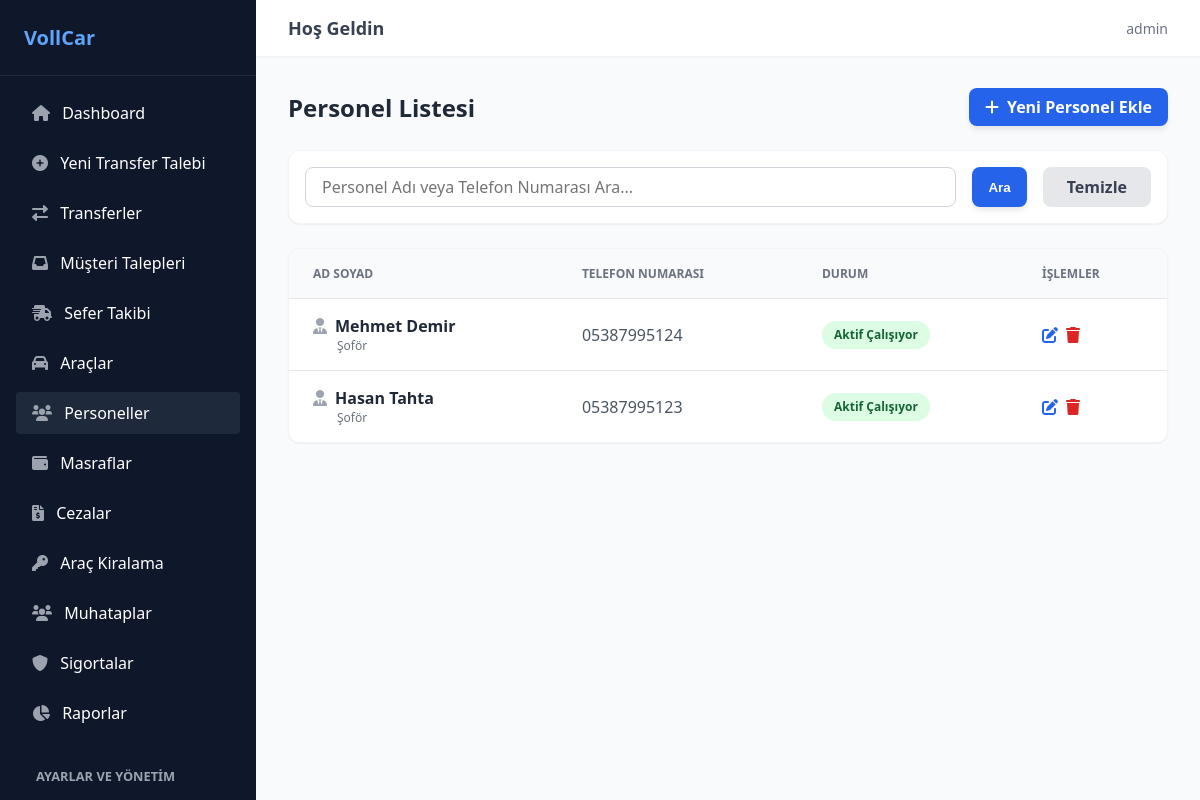
Screenshot of /personeller/ (signed in) with the database file from the repository.
### transfer/models.py (models this page shows, shortened)
class Personel(models.Model):
    CALISMA_TURLERI = [
        ('tam_zamanli', 'Tam Zamanlı'),
        ('yari_zamanli', 'Yarı Zamanlı'),
        ('serbest', 'Freelance/Sözleşmeli'),
    ]
    ad_soyad = models.CharField(max_length=100, null=True, blank=True)
    ad = models.CharField(max_length=50, null=True, blank=True)
    soyad = models.CharField(max_length=50, null=True, blank=True)
    telefon = models.CharField(max_length=20)
    is_baslama_tarihi = models.DateField(null=True, blank=True)
    is_ayrilis_tarihi = models.DateField(null=True, blank=True)
    calisma_turu = models.CharField(max_length=20, choices=CALISMA_TURLERI, default='tam_zamanli')
    gorevi = models.CharField(max_length=100, null=True, blank=True)
    aktif_mi = models.BooleanField(default=True)
    def __str__(self):
        if self.ad and self.soyad:
            return f"{self.ad} {self.soyad}"
        return self.ad_soyad or "İsimsiz Personel"

### transfer/views.py (the view)
# urls.py: path('personeller/', staff_only(views.personel_listesi), name='personel_listesi'),
@login_required
def personel_listesi(request):
    query = request.GET.get('q', '')
    personeller = Personel.objects.all()
    if query:
        personeller = personeller.filter(
            Q(ad_soyad__icontains=query) |
            Q(telefon__icontains=query)
        )
    return render(request, 'transfer/personel_listesi.html', {'personeller': personeller, 'query': query})

### transfer/urls.py (called while the page is built)
def staff_only(view_func):
    return user_passes_test(lambda u: u.is_staff, login_url='transfer_listesi')(view_func)

### transfer/templates/transfer/personel_listesi.html (shortened to what this page needs)
{% extends "transfer/base.html" %}
{% block content %}
<div class="card-container-large">
    <div class="card-header">
        <h1 class="card-title">Personel Listesi</h1>
        <a href="{% url 'personel_ekle' %}" class="btn-blue">
            <i class="fas fa-plus"></i> Yeni Personel Ekle
        </a>
    </div>
    <div class="filter-box">
        <form method="GET" class="filter-form">
            <div class="filter-input-wrapper">
                <input type="text" name="q" value="{{ query }}" placeholder="Personel Adı veya Telefon Numarası Ara..." class="form-input">
            </div>
            <button type="submit" class="btn-blue w-auto">
                Ara
            </button>
            <a href="{% url 'personel_listesi' %}" class="btn-gray">
                Temizle
            </a>
        </form>
    </div>
    <div class="table-container">
        <table class="data-table">
            <thead>
                <tr>
                    <th>Ad Soyad</th>
                    <th>Telefon Numarası</th>
                    <th>Durum</th>
                    <th>İşlemler</th>
                </tr>
            </thead>
            <tbody>
                {% for personel in personeller %}
                <tr>
                    <td>
                        <div class="table-text-bold-icon">
                            <i class="fas fa-user-tie table-text-icon-muted"></i>
                            {{ personel }}
                        </div>
                        <div style="font-size: 0.75rem; color: #6b7280; margin-left: 1.5rem;">{{ personel.gorevi|default:"Görev Belirtilmedi" }}</div>
                    </td>
                    <td>
                        <div class="table-text-muted">{{ personel.telefon }}</div>
                    </td>
                    <td>
                        {% if personel.aktif_mi %}
                            <span class="badge badge-green">Aktif Çalışıyor</span>
                        {% else %}
                            <span class="badge badge-red">İzinde / Ayrıldı</span>
                        {% endif %}
                    </td>
                    <td>
                        <div class="action-buttons">
                           <a href="{% url 'personel_duzenle' personel.id %}" class="action-btn-blue"><i class="fas fa-edit"></i></a>
                           <a href="{% url 'personel_sil' personel.id %}" class="action-btn-red"><i class="fas fa-trash"></i></a>
                        </div>
                    </td>
                </tr>
                {% endfor %}
            </tbody>
        </table>
    </div>
</div>
{% endblock %}

### transfer/templates/transfer/base.html (shortened to what this page needs)
{% load static %}
<!DOCTYPE html>
<html lang="tr">
<head>
    <link rel="stylesheet" href="{% static 'transfer/css/style.css' %}">
    <link rel="stylesheet" href="https://cdnjs.cloudflare.com/ajax/libs/font-awesome/6.0.0/css/all.min.css">
</head>
<body>
    <div class="app-container">
        <aside class="sidebar" style="overflow-y: auto; height: 100vh;">
            <div class="sidebar-header">
                VollCar
            </div>
            <nav class="sidebar-nav">
                {% if request.user.is_staff %}
                <a href="{% url 'dashboard' %}" class="nav-link {% if request.resolver_match.url_name == 'dashboard' %}active{% endif %}">
                    <i class="fas fa-home"></i> Dashboard
                </a>
                {% endif %}
                <a href="{% url 'transfer_ekle' %}" class="nav-link {% if request.resolver_match.url_name == 'transfer_ekle' %}active{% endif %}">
                    <i class="fas fa-plus-circle"></i> Yeni Transfer Talebi
                </a>
                <a href="{% url 'transfer_listesi' %}" class="nav-link {% if request.resolver_match.url_name == 'transfer_listesi' %}active{% endif %}">
                    <i class="fas fa-exchange-alt"></i> Transferler
                </a>
                {% if request.user.is_staff %}
                <a href="{% url 'transfer_talep_listesi' %}" class="nav-link {% if request.resolver_match.url_name == 'transfer_talep_listesi' %}active{% endif %}">
                    <i class="fas fa-inbox"></i> Müşteri Talepleri
                </a>
                <a href="{% url 'sefer_listesi' %}" class="nav-link {% if request.resolver_match.url_name == 'sefer_listesi' %}active{% endif %}">
                    <i class="fas fa-shipping-fast"></i> Sefer Takibi
                </a>
                <a href="{% url 'arac_listesi' %}" class="nav-link {% if request.resolver_match.url_name == 'arac_listesi' or request.resolver_match.url_name == 'arac_ekle' %}active{% endif %}">
                    <i class="fas fa-car"></i> Araçlar
                </a>
                <a href="{% url 'personel_listesi' %}" class="nav-link {% if request.resolver_match.url_name == 'personel_listesi' or request.resolver_match.url_name == 'personel_ekle' %}active{% endif %}">
                    <i class="fas fa-users"></i> Personeller
                </a>
                <a href="{% url 'masraf_listesi' %}" class="nav-link {% if 'masraf' in request.resolver_match.url_name %}active{% endif %}">
                    <i class="fas fa-wallet"></i> Masraflar
                </a>
                <a href="{% url 'ceza_listesi' %}" class="nav-link {% if 'ceza' in request.resolver_match.url_name %}active{% endif %}">
                    <i class="fas fa-file-invoice-dollar"></i> Cezalar
                </a>
                <a href="{% url 'kiralama_listesi' %}" class="nav-link {% if 'kiralama' in request.resolver_match.url_name %}active{% endif %}">
                    <i class="fas fa-key"></i> Araç Kiralama
                </a>
                <a href="{% url 'muhatap_listesi' %}" class="nav-link {% if 'muhatap' in request.resolver_match.url_name %}active{% endif %}">
                    <i class="fas fa-users"></i> Muhataplar
                </a>
                <a href="{% url 'sigorta_listesi' %}" class="nav-link {% if 'sigorta' in request.resolver_match.url_name %}active{% endif %}">
                    <i class="fas fa-shield-alt"></i> Sigortalar
                </a>
                <a href="{% url 'raporlar_ana' %}" class="nav-link {% if 'rapor' in request.resolver_match.url_name %}active{% endif %}">
                    <i class="fas fa-chart-pie"></i> Raporlar
                </a>
                <div style="padding: 10px 20px; font-size: 0.8rem; color: #9ca3af; text-transform: uppercase; font-weight: bold; margin-top: 15px;">Ayarlar ve Yönetim</div>
                {% endif %}
            </nav>
        </aside>
        <main class="main-content">
            <header class="top-header">
                <h2 class="header-title">Hoş Geldin</h2>
                <div class="user-actions">
                    <span class="user-info">{{ user.username }}</span>
                </div>
            </header>
            <div class="content-wrapper">
                {% block content %}
                {% endblock %}
            </div>
        </main>
    </div>
</body>
</html>

### transfer/static/transfer/css/style.css (style rules this page uses)
body { background-color: #f3f4f6; font-family: ui-sans-serif, system-ui, -apple-system, BlinkMacSystemFont, "Segoe UI", Roboto, "Helvetica Neue", Arial, sans-serif; -webkit-font-smoothing: antialiased; margin: 0; padding: 0; }
.app-container { display: flex; height: 100vh; overflow: hidden; }
.sidebar { width: 256px; background-color: #0f172a; color: white; flex-shrink: 0; display: flex; flex-direction: column; }
.sidebar-header { padding: 1.5rem; font-size: 1.25rem; font-weight: 700; border-bottom: 1px solid #1e293b; color: #60a5fa; }
.sidebar-nav { flex: 1; padding: 1rem; display: flex; flex-direction: column; gap: 0.5rem; }
.sidebar { scrollbar-width: thin; scrollbar-color: #3b82f6 transparent; }
.nav-link { display: block; padding: 0.625rem 1rem; border-radius: 0.25rem; transition: background-color 0.2s; color: white; text-decoration: none; }
.nav-link:hover, .nav-link.active { background-color: #1e293b; }
.nav-link i { margin-right: 0.5rem; color: #9ca3af; }
.main-content { flex: 1; overflow-y: auto; background-color: #f9fafb; }
.top-header { background-color: white; box-shadow: 0 1px 2px 0 rgba(0, 0, 0, 0.05); padding: 1rem 2rem; display: flex; justify-content: space-between; align-items: center; }
.header-title { font-size: 1.125rem; font-weight: 600; color: #374151; margin: 0; }
.user-info { font-size: 0.875rem; color: #6b7280; }
.user-actions { display: flex; align-items: center; gap: 1rem; }
.content-wrapper { padding: 2rem; }
.form-input, .form-group input:not([type="checkbox"]):not([type="radio"]), .form-group select, .form-group textarea { width: 100%; padding: 0.5rem 1rem; border: 1px solid #d1d5db; border-radius: 0.5rem; outline: none; transition: all 0.2s; box-sizing: border-box; font-family: inherit; font-size: 1rem; background-color: white; }
.card-container-large { max-width: 80rem; margin: 0 auto; }
.card-header { display: flex; justify-content: space-between; align-items: center; margin-bottom: 1.5rem; }
.card-title { font-size: 1.5rem; font-weight: 700; color: #1f2937; margin: 0; }
.btn-blue { background-color: #2563eb; color: white; padding: 0.5rem 1rem; border-radius: 0.5rem; text-decoration: none; display: inline-flex; align-items: center; font-weight: 600; box-shadow: 0 4px 6px -1px rgba(0, 0, 0, 0.1); transition: background-color 0.2s; border: none; cursor: pointer; }
.btn-blue i { margin-right: 0.5rem; }
.btn-gray { background-color: #e5e7eb; color: #374151; padding: 0.5rem 1.5rem; border-radius: 0.5rem; text-decoration: none; display: inline-flex; align-items: center; justify-content: center; font-weight: 600; transition: background-color 0.2s; }
.filter-box { background-color: white; padding: 1rem; border-radius: 0.75rem; box-shadow: 0 1px 2px 0 rgba(0, 0, 0, 0.05); border: 1px solid #f3f4f6; margin-bottom: 1.5rem; }
.filter-form { display: flex; flex-direction: column; gap: 1rem; }
@media (min-width: 768px) { .filter-form { flex-direction: row; } }
.filter-input-wrapper { flex: 1; }
.table-container { background-color: white; border-radius: 0.75rem; box-shadow: 0 1px 2px 0 rgba(0, 0, 0, 0.05); border: 1px solid #f3f4f6; overflow: hidden; overflow-x: auto; }
.data-table { min-width: 100%; border-collapse: collapse; }
.data-table th { background-color: #f9fafb; padding: 1rem 1.5rem; text-align: left; font-size: 0.75rem; font-weight: 700; color: #6b7280; text-transform: uppercase; }
.data-table td { padding: 1rem 1.5rem; background-color: white; border-top: 1px solid #e5e7eb; }
.badge { padding: 0.25rem 0.75rem; display: inline-flex; font-size: 0.75rem; line-height: 1.25rem; font-weight: 600; border-radius: 9999px; }
.badge-green { background-color: #dcfce3; color: #166534; }
.action-buttons { display: flex; align-items: center; gap: 0.5rem; }
.action-btn-blue { color: #2563eb; transition: color 0.2s; text-decoration: none; }
.action-btn-red { color: #dc2626; transition: color 0.2s; text-decoration: none; }
.table-text-muted { color: #4b5563; }
.table-text-bold-icon { font-weight: bold; color: #1f2937; display: flex; align-items: center; }
.table-text-icon-muted { color: #9ca3af; margin-right: 0.5rem; }

### rows the page displays
Personel: ad+soyad "Mehmet Demir", gorevi "Şoför", telefon "05387995124", aktif_mi "Aktif Çalışıyor"
Personel: ad+soyad "Hasan Tahta", gorevi "Şoför", telefon "05387995123", aktif_mi "Aktif Çalışıyor"

### other values shown
{{ user.username }} "admin"
